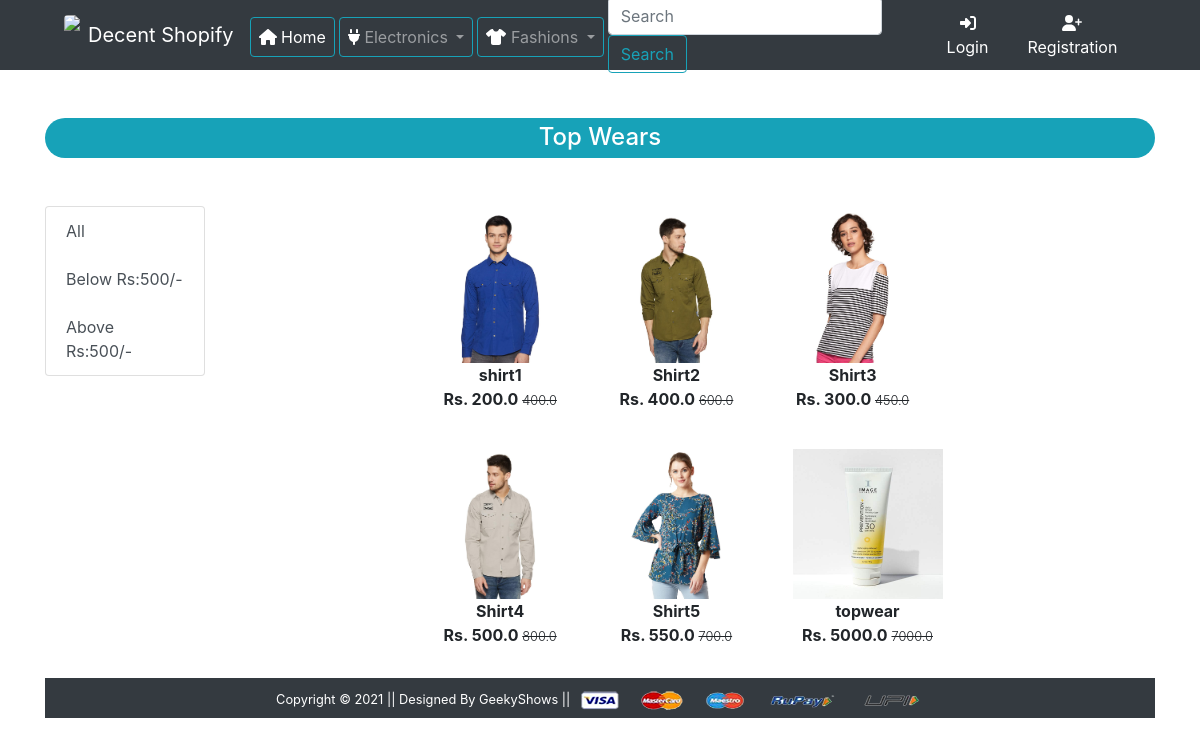
Screenshot of /topwear/ with the database file from the repository.
### app/models.py (models this page shows, shortened)
class Product(models.Model):
    title=models.CharField(max_length=50)
    selling_price=models.FloatField()
    discount_price=models.FloatField()
    description=models.TextField()
    brand=models.CharField(max_length=100)
    category=models.CharField(choices=CATEGORY_CHOICES,max_length=5)
    product_image=models.ImageField(upload_to='producting')

### app/views.py (the view, shortened to what this page needs)
# urls.py: path('topwear/', views.topwear, name='topwear'),
def topwear(request,data=None):
    if data==None:
        product=Product.objects.filter(category='TW')
    elif data=='above':
        product=Product.objects.filter(category='TW').filter(discount_price__gt=500)
    elif data=='below':
        product=Product.objects.filter(category='TW').filter(discount_price__lt=500)
    cart_quantity=0
    return render(request,'app/topwear.html',{'products':product,'active':'btn-primary','quantity':cart_quantity})

### app/templates/app/topwear.html (shortened to what this page needs)
{% extends 'app/base.html' %}
{% load static %}
{% block main-content %}
<div class="container my-5">
    <h4 class="bg-info text-center text-white mb-5" style="height: 40px; padding-top: 5px; border-radius: 50px;">Top Wears</h4>
    <div class="row">
     <div class="col-sm-2">
     <div class="list-group">
        <a href="{% url 'topwear' %}" class="list-group-item list-group-item-action" aria-current="true">All</a>
         <a href="{% url 'topwear' 'below' %}" class="list-group-item list-group-item-action " aria-current="true">Below Rs:500/-</a>
         <a href="{% url 'topwear' 'above' %}" class="list-group-item list-group-item-action" aria-current="true">Above Rs:500/-</a>
     </div>
     </div>
     <div class="col-sm-9 offset-sm-1">
         <div class="mx-3">
            <div class="col-sm-8 offset-sm-1">
                <div class="row">
                    {% for product in products %}
                    <div class="col-sm-4 text-center mb-4">
                        <a href="{% url 'product-detail' product.id %}" class="btn">
                            <div class="item">
                                <img src="{{product.product_image.url}}" alt="" height="150" class="">
                                <div class="fw-bold">{{product.title}}</div>
                                <div class="fw-bold">Rs. {{product.discount_price}}
                                    <small class="fw-light text-decoration-line-through">{{product.selling_price}}</small>
                                </div>
                            </div>
                        </a>
                    </div>
                    {% endfor %}
                </div>
               </div>
   </div>
     </div>
    </div>
{% endblock main-content %}

### rows the page displays
Product: product_image (picture), title "shirt1", discount_price "200.0", selling_price "400.0"
Product: product_image (picture), title "Shirt2", discount_price "400.0", selling_price "600.0"
Product: product_image (picture), title "Shirt3", discount_price "300.0", selling_price "450.0"
Product: product_image (picture), title "Shirt4", discount_price "500.0", selling_price "800.0"
Product: product_image (picture), title "Shirt5", discount_price "550.0", selling_price "700.0"
Product: product_image (picture), title "topwear", discount_price "5000.0", selling_price "7000.0"
